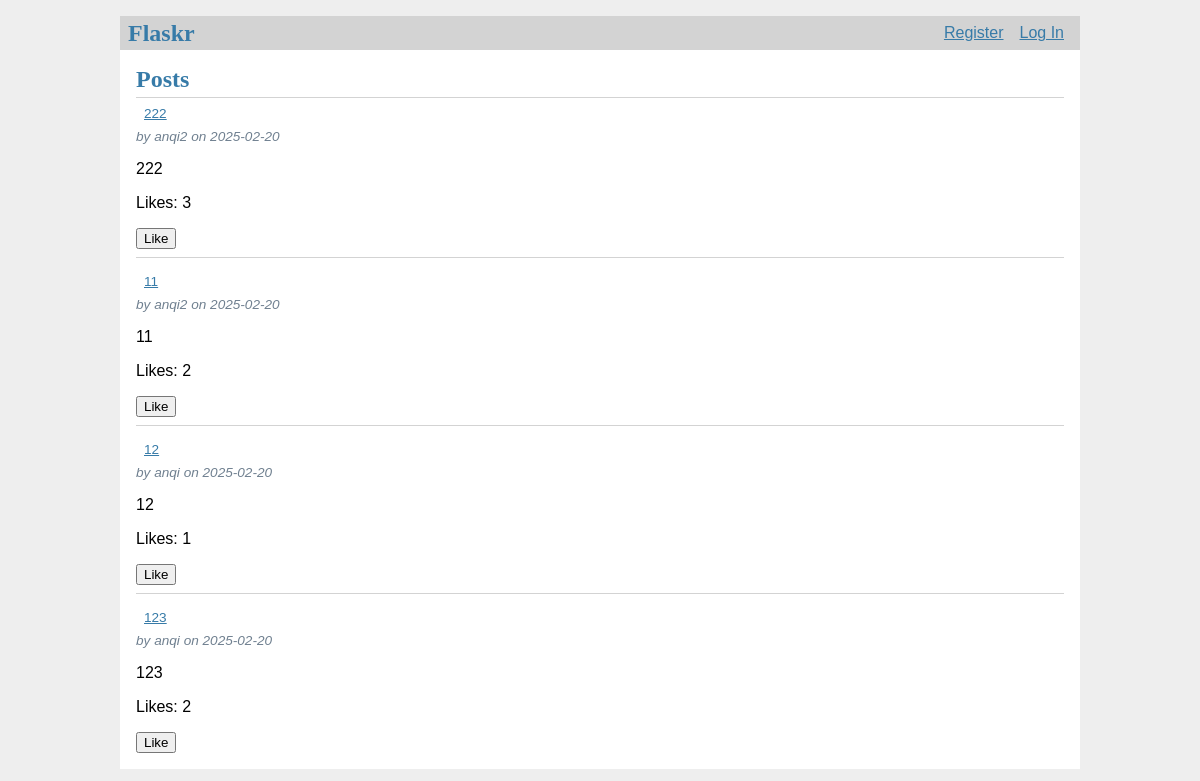
The page / on the database its author committed.
### flaskr/db/db.py (models this page shows, shortened)
class Post(sqldb.Model):
    id = sqldb.Column(sqldb.Integer, primary_key=True, autoincrement=True)
    author_id    = sqldb.Column(sqldb.Integer, sqldb.ForeignKey('user.id'), nullable=False) # User.id will cause an error: can't find foreign key
    created      = sqldb.Column(sqldb.DateTime, nullable=False, default=datetime.utcnow)
    title        = sqldb.Column(sqldb.String(120), nullable=False)
    body         = sqldb.Column(sqldb.Text, nullable=False)

### flaskr/blog/blog.py (the view)
@bp.route('/')
def index():
    try:
        query = (
            Post.query
            .outerjoin(Like, Post.id == Like.post_id)  # 改为外连接
            .join(User, Post.author_id == User.id)
            .add_columns(
                Post.id,
                Post.title,
                Post.body,
                Post.created,
                Post.author_id,
                User.username,
                func.coalesce(func.count(Like.post_id), 0).label('likes')  # 处理空值
            )
            .group_by(Post.id)
            .order_by(desc(Post.created))
)
        results = query.all()
    except AttributeError as e:
        print(f"An error occurred: {e}")
        posts = []
    return render_template('./index.html', posts=results)

### flaskr/auth/auth.py (called while the page is built)
@bp.before_app_request
def load_logged_in_user():
    user_id = session.get('user_id')
    if user_id is None:
        g.user = None
    else:
        g.user = User.query.get(user_id)

### flaskr/blog/templates/index.html (shortened to what this page needs)
{% extends 'base.html' %}
{% block header %}
  <h1>{% block title %}Posts{% endblock %}</h1>
{% endblock %}
{% block content %}
  {% for post in posts %}
    <article class="post">
      <header>
        <div>
          <a class="action" href="{{ url_for('blog.read', id=post['id']) }}">{{ post['title'] }}</a>
          <div class="about">by {{ post['username'] }} on {{ post['created'].strftime('%Y-%m-%d') }}</div>
        </div>
      </header>
      <p class="body">{{ post['body'] }}</p>
      <p class="likes">Likes: <span id="likes-{{ post['id'] }}">{{ post['likes'] }}</span></p>
      <button class="like-button" data-post-id="{{ post['id'] }}" data-user-id="{{ g.user['id'] }}">Like</button>
    </article>
    {% if not loop.last %}
      <hr>
    {% endif %}
  {% endfor %}
{% endblock %}

### flaskr/static/style.css (style rules this page uses)
h1 { font-family: serif; color: #377ba8; margin: 1rem 0; }
a { color: #377ba8; }
hr { border: none; border-top: 1px solid lightgray; }
nav ul li a, nav ul li span, header .action { display: block; padding: 0.5rem; }
.content > header h1 { flex: auto; margin: 1rem 0 0.25rem 0; }
.post > header { display: flex; align-items: flex-end; font-size: 0.85em; }
.post > header > div:first-of-type { flex: auto; }
.post .about { color: slategray; font-style: italic; }
.post .body { white-space: pre-line; }

### rows shown on the page
Post: title "222", username "anqi2", created "2025-02-20", body "222", likes "3"
Post: title "11", username "anqi2", created "2025-02-20", body "11", likes "2"
Post: title "12", username "anqi", created "2025-02-20", body "12", likes "1"
Post: title "123", username "anqi", created "2025-02-20", body "123", likes "2"
